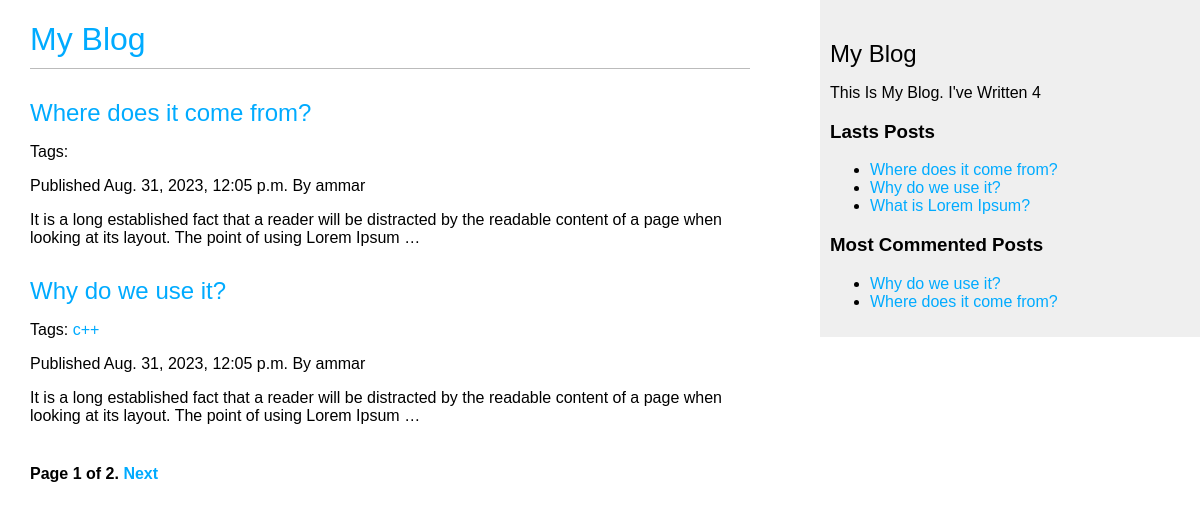
/blog/, run on an earlier commit of the app's database.
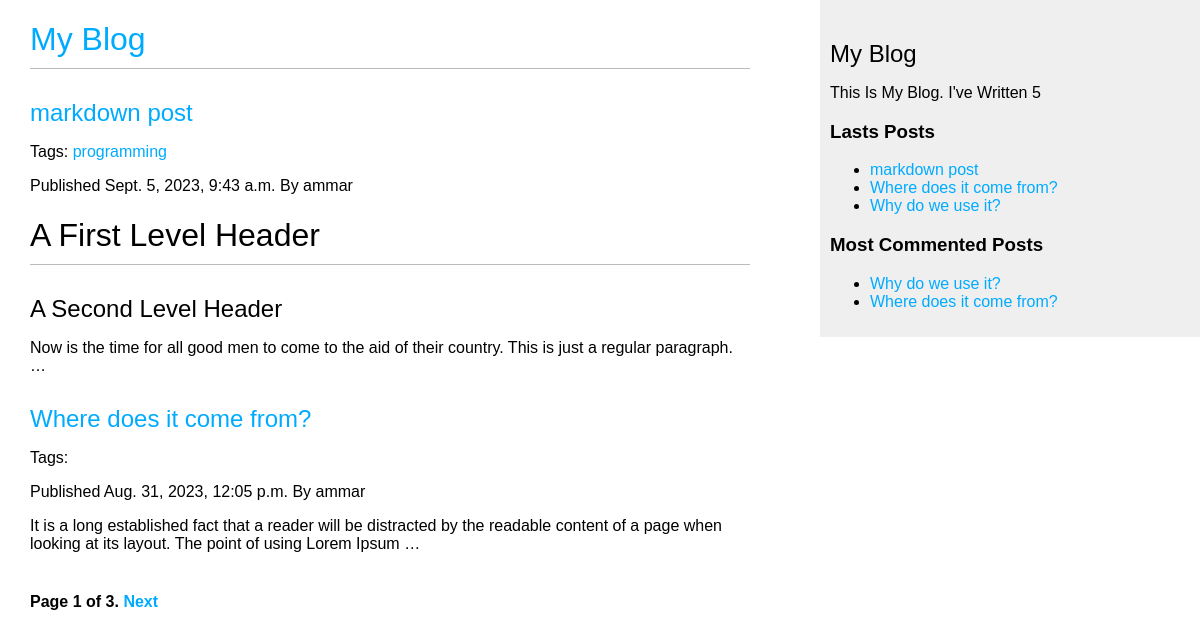
And on a later commit of the database.
### blog/models.py (models this page shows, shortened)
class Post(models.Model):
    class Status(models.TextChoices):
        DRAFT = 'DR' , 'Draft'
        PUBLISHED = 'PB' , 'Published'
    title = models.CharField(max_length=250)
    slug = models.SlugField(max_length=250,unique_for_date='publish')
    body = models.TextField()
    publish = models.DateTimeField(default=timezone.now)
    created = models.DateTimeField(auto_now_add=True)
    updated = models.DateTimeField(auto_now=True)
    status = models.CharField(max_length=2,choices=Status.choices,default=Status.DRAFT)
    author = models.ForeignKey(User,on_delete=models.CASCADE,related_name='blog_posts')
    tags = TaggableManager()
    class Meta:
        ordering = ['-publish']
        indexes = [
            models.Index(fields=['-publish']),
        ]
    def get_absolute_url(self):
        return reverse("blog:post_detail", args=[
            self.publish.year,
            self.publish.month,
            self.publish.day,
            self.slug,
        ])

### blog/views.py (the view)
# urls.py: path('',views.post_list,name='post_list'),
def post_list(request,tag_slug=None):
    post_list = Post.objects.all()
    tag = None
    if tag_slug:
        tag = get_object_or_404(Tag,slug=tag_slug)
        post_list = post_list.filter(tags__in=[tag])
    paginator =  Paginator(post_list,2)
    page_number = request.GET.get('page',1)
    try:
     posts = paginator.page(page_number)
    except PageNotAnInteger:
       posts = paginator.page(1)
    except EmptyPage:
       posts = paginator.page(paginator.num_pages)
    return render(request,'blog/post/list.html',{'posts':posts,'tag':tag})

### blog/templatetags/blog_tags.py (called while the page is built)
@register.simple_tag
def total_posts():
    return Post.objects.count()

@register.inclusion_tag('blog/post/lastes_posts.html')
def show_lastes_posts(count=5):
    lastes_posts = Post.objects.order_by('-publish')[:count]
    return {'lastes_posts':lastes_posts}

@register.simple_tag
def get_most_commented_posts(count=5):
    return Post.objects.annotate(total_comments=Count('comments')).order_by('-total_comments')[:count]

@register.filter(name='markdown')
def markdown_format(text):
    return mark_safe(markdown.markdown(text))

### blog/templates/blog/post/list.html (shortened to what this page needs)
{% extends 'blog/base.html' %}
{% load blog_tags %}
{% block content %}
    <h1><a href="{% url 'blog:post_list' %}">My Blog</a></h1>
    {% for post in posts %}
       <h2><a href="{{post.get_absolute_url}}">{{post.title}}</a></h2>
       <p class='tags'>
        Tags:
        {% for tag in post.tags.all %}
           <a href="{% url 'blog:post_list_by_tag' tag.slug %}">{{tag.name}}</a>
        {% endfor %}
       </p>
       <p>Published {{post.publish}} By {{post.author}}</p>
       {{post.body|markdown|truncatewords_html:30}}
    {% endfor %}
    {% include 'pagination.html' with page=posts %}
{% endblock %}

### blog/templates/blog/base.html (shortened to what this page needs)
{% load static %}
{% load blog_tags %}
<!DOCTYPE html>
<html lang="en">
<head>
    <link rel="stylesheet" href="{% static 'css/blog.css' %}">
</head>
<body>
    <div id="content">
        {% block content %}{% endblock %}
    </div>
    <div id="sidebar">
        <h2>My Blog</h2>
        <p>
            This Is My Blog.
            I've Written {% total_posts %}
        </p>
        <h3>Lasts Posts</h3>
         {% show_lastes_posts 3 %}
         {% get_most_commented_posts 2 as most_commented_posts %}
         <h3>Most Commented Posts</h3>
         <ul>
            {% for post in most_commented_posts %}
              <li>
                <a href="{{post.get_absolute_url}}">{{post.title}}</a>
              </li>
            {% endfor %}
         </ul>
    </div>
</body>
</html>

### blog/templates/pagination.html (shortened to what this page needs)
<div class="pagination">
    <span class="step-links">
    <span class="current">
        Page {{ page.number }} of {{ page.paginator.num_pages }}.
    </span>
    {% if page.has_next %}
        <a href="?page={{ page.next_page_number }}">Next</a>
    {% endif %}
    </span>
</div>

### blog/templates/blog/post/lastes_posts.html
<ul>
    {% for post in lastes_posts %}
        <li><a href="{{post.get_absolute_url}}">{{post.title}}</a></li>
    {% endfor %}
</ul>

### blog/static/css/blog.css (style rules this page uses)
body { margin:0; padding:0; font-family:helvetica, sans-serif; }
a { color:#00abff; text-decoration:none; }
h1 { font-weight:normal; border-bottom:1px solid #bbb; padding:0 0 10px 0; }
h2 { font-weight:normal; margin:30px 0 0; }
#content { float:left; width:60%; padding:0 0 0 30px; }
#sidebar { float:right; width:30%; padding:10px; background:#efefef; height:100%; }
.pagination { margin:40px 0; font-weight:bold; }

What changed in the data, as far as the page shows it:
no longer on this page (row unchanged): Post: title "What is Lorem Ipsum?", shown under "Lasts Posts"
no longer on one of the page's lists (row unchanged): Post: title "Why do we use it?", publish "Aug. 31, 2023, 12:05 p.m.", author "ammar", body "It is a long established fact that a reader will be distracted by the readable content of a page when looking at its layout. The point of using Lorem Ipsum …"
added Post: title "markdown post", publish "Sept. 5, 2023, 9:43 a.m.", author "ammar", body "A First Level Header A Second Level Header Now is the time for all good men to come to the aid of their country. This is just a regular paragraph. …"
now on this page (row unchanged): Tag: name "programming", shown under "markdown post"
computed for Post "Why do we use it?": loses Tag (name "c++")
Also different on the page:
{{ page.paginator.num_pages }}: "2" → "3"
text no longer shown: "4"
text now shown: "5"
